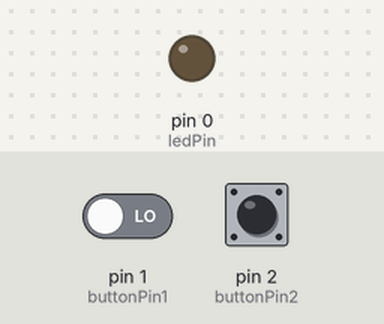
A sketch run on a simulated Arduino Uno, built with avr-gcc and run on an emulated ATmega328P. On the bench: output pins drawn as LEDs (lit = HIGH). The inputs (shaded band) are chosen by the test bench; at power-on: pin 1 (buttonPin1) LOW, pin 2 (buttonPin2) LOW.

Above: at 4.2 s.
4.3 s: pin 1 (buttonPin1) driven LOW
5.8 s: pin 1 (buttonPin1) driven HIGH
At 10.4 s:
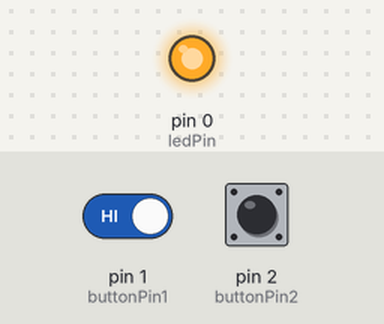
Timing chart, 0 to 11.9 s (numbered marks = the images above; inputs shaded):
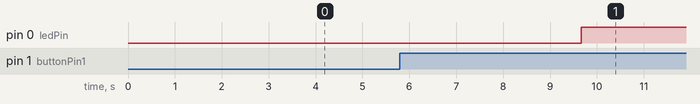

Measured:
- after the input at 4.3 s, every drawn part: stays the same
- after the input at 5.8 s, pin 0 (ledPin): LOW → HIGH after 3.9 s

The sketch:

Labo3_2_2_ATTiny.ino
```cpp
const int buttonPin1 = 1;
const int buttonPin2 = 2;
const int ledPin =  0;
volatile int i=0;


void setup() {

  pinMode(ledPin, OUTPUT);
  pinMode(buttonPin1, INPUT);
  pinMode(buttonPin2, INPUT);

}

void loop() {


analogWrite(ledPin, i);

if (digitalRead(buttonPin1) && i < 255) i++;
if (digitalRead(buttonPin2) && i > 0) i--;
delay(30);
analogWrite(ledPin, i);


}
```
